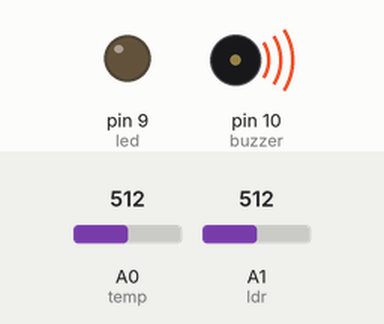
This sketch was run on a simulated Arduino Uno, built with avr-gcc and run on an emulated ATmega328P. Shown: output pins drawn as LEDs (lit = HIGH), buzzer (waves = sounding, pin HIGH). Dashed ring = blinking. The test bench sets the inputs (shaded band); at power-on: A1 (ldr) = 512, A0 (temp) = 512.

Above: at 1.2 s.
1.3 s: A1 (ldr) set to 314
2.8 s: A1 (ldr) set to 282
At 2.9 s:
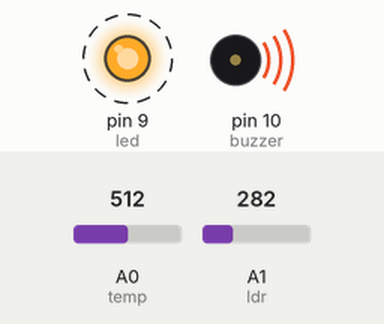
5.8 s: A0 (temp) set to 89
8.8 s: A0 (temp) set to 75
At 8.91 s:
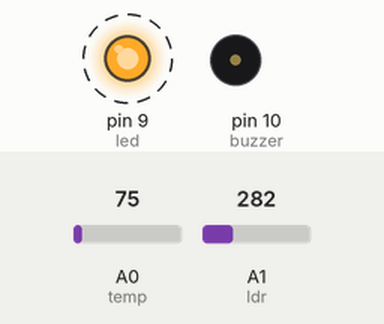
11.8 s: A0 (temp) set to 122
At 12.12 s:
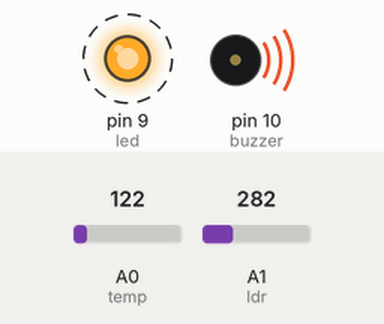
14.8 s: A0 (temp) set to 30
At 15.12 s:
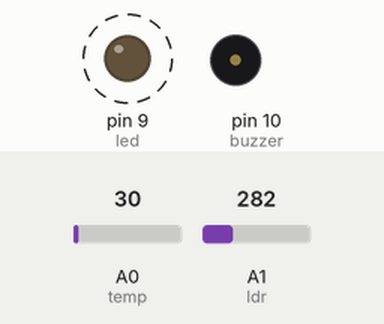
Timing chart, 0 to 18.8 s (numbered marks = the images above; inputs shaded):
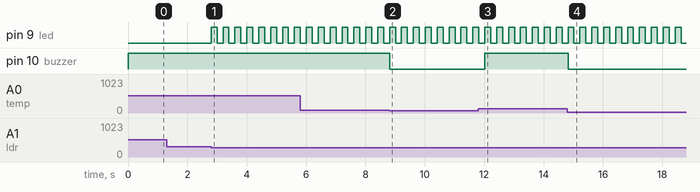

The sketch:

Assignment-1_by_M.Gokul_VINAYAGAM.ino
```cpp
#define led 9
#define buzzer 10
#define ldr A1
#define temp A0

void setup()
{
  pinMode(led, OUTPUT);
  pinMode(buzzer, OUTPUT);
  pinMode(temp ,INPUT);
  pinMode(ldr, INPUT);
}
void loop()
{
  int tempval=analogRead(A0);
 int ldrval=analogRead(A1);
  float v = ( tempval/1024.0)*5000;
  float cel = v/10;
  //float farh = (cel*9)/5 + 32;
  Serial.print("TEMPRATURE = ");
  Serial.print(cel);
  Serial.println("Cel");

  if(cel>40){
    digitalWrite(buzzer,HIGH);
}
  else{
    digitalWrite(buzzer,LOW);
  }

  if(ldrval<300){
   // digitalWrite(led,HIGH);
    led1();
  }
  else{
    digitalWrite(led,LOW);
  }

}

void led1(){
  digitalWrite(led,HIGH);
  delay(200);
  digitalWrite(led,LOW);
  delay(200);
}
```

Measured:
- the behaviour switches between 300 and 299 on A1 (ldr) (found by bisection; images 0 and 1)
- the behaviour switches between 82 and 81 on A0 (temp) (found by bisection; images 1 and 2)
- after the input at 1.3 s, every drawn part: stays the same
- after the input at 2.8 s, pin 9 (led): alternates HIGH for 0.20 s and LOW for 0.20 s, starting at once
- after the input at 8.8 s, pin 10 (buzzer): HIGH → LOW at once
- after the input at 11.8 s, pin 10 (buzzer): LOW → HIGH after 0.22 s
- after the input at 14.8 s, pin 10 (buzzer): HIGH → LOW at once
